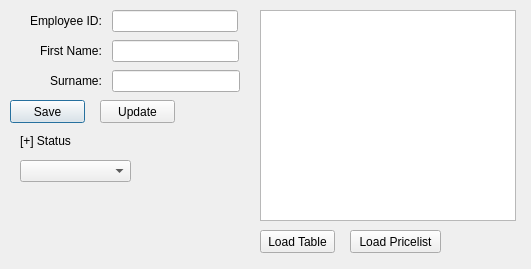
<?xml version="1.0" encoding="UTF-8"?>
<ui version="4.0">
 <class>Freshstop</class>
 <widget class="QDialog" name="Freshstop">
  <property name="geometry">
   <rect>
    <x>0</x>
    <y>0</y>
    <width>531</width>
    <height>269</height>
   </rect>
  </property>
  <property name="windowTitle">
   <string>Dialog</string>
  </property>
  <widget class="QPushButton" name="btnSave">
   <property name="geometry">
    <rect>
     <x>10</x>
     <y>100</y>
     <width>75</width>
     <height>23</height>
    </rect>
   </property>
   <property name="text">
    <string>Save</string>
   </property>
  </widget>
  <widget class="QLabel" name="lblStatus">
   <property name="geometry">
    <rect>
     <x>20</x>
     <y>120</y>
     <width>231</width>
     <height>41</height>
    </rect>
   </property>
   <property name="text">
    <string>[+] Status</string>
   </property>
  </widget>
  <widget class="QPushButton" name="btnEdit">
   <property name="geometry">
    <rect>
     <x>100</x>
     <y>100</y>
     <width>75</width>
     <height>23</height>
    </rect>
   </property>
   <property name="text">
    <string>Update</string>
   </property>
  </widget>
  <widget class="QTableView" name="tableView">
   <property name="geometry">
    <rect>
     <x>260</x>
     <y>10</y>
     <width>256</width>
     <height>211</height>
    </rect>
   </property>
  </widget>
  <widget class="QPushButton" name="btnLoad">
   <property name="geometry">
    <rect>
     <x>260</x>
     <y>230</y>
     <width>75</width>
     <height>23</height>
    </rect>
   </property>
   <property name="text">
    <string>Load Table</string>
   </property>
  </widget>
  <widget class="QPushButton" name="btnPricelist">
   <property name="geometry">
    <rect>
     <x>350</x>
     <y>230</y>
     <width>91</width>
     <height>23</height>
    </rect>
   </property>
   <property name="text">
    <string>Load Pricelist</string>
   </property>
  </widget>
  <widget class="QWidget" name="layoutWidget">
   <property name="geometry">
    <rect>
     <x>30</x>
     <y>10</y>
     <width>208</width>
     <height>22</height>
    </rect>
   </property>
   <layout class="QHBoxLayout" name="horizontalLayout">
    <item>
     <widget class="QLabel" name="lbl_ID">
      <property name="text">
       <string>Employee ID: </string>
      </property>
     </widget>
    </item>
    <item>
     <widget class="QLineEdit" name="edtID"/>
    </item>
   </layout>
  </widget>
  <widget class="QWidget" name="layoutWidget">
   <property name="geometry">
    <rect>
     <x>40</x>
     <y>40</y>
     <width>199</width>
     <height>22</height>
    </rect>
   </property>
   <layout class="QHBoxLayout" name="horizontalLayout_2">
    <item>
     <widget class="QLabel" name="lblFname">
      <property name="text">
       <string>First Name: </string>
      </property>
     </widget>
    </item>
    <item>
     <widget class="QLineEdit" name="edtFname"/>
    </item>
   </layout>
  </widget>
  <widget class="QWidget" name="layoutWidget">
   <property name="geometry">
    <rect>
     <x>50</x>
     <y>70</y>
     <width>190</width>
     <height>22</height>
    </rect>
   </property>
   <layout class="QHBoxLayout" name="horizontalLayout_3">
    <item>
     <widget class="QLabel" name="lblSname">
      <property name="text">
       <string>Surname: </string>
      </property>
     </widget>
    </item>
    <item>
     <widget class="QLineEdit" name="edtSname"/>
    </item>
   </layout>
  </widget>
  <widget class="QComboBox" name="cboTables">
   <property name="geometry">
    <rect>
     <x>20</x>
     <y>160</y>
     <width>111</width>
     <height>22</height>
    </rect>
   </property>
  </widget>
 </widget>
 <resources/>
 <connections/>
</ui>
